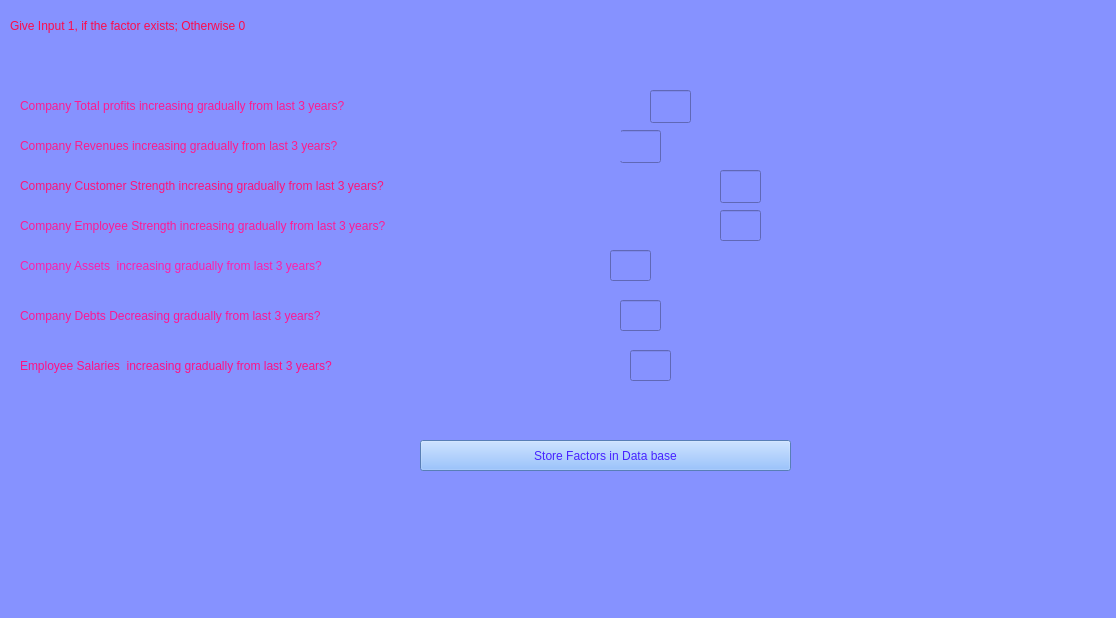
<?xml version="1.0" encoding="UTF-8"?>
<ui version="4.0">
 <class>MainWindow</class>
 <widget class="QMainWindow" name="MainWindow">
  <property name="geometry">
   <rect>
    <x>0</x>
    <y>0</y>
    <width>1116</width>
    <height>618</height>
   </rect>
  </property>
  <property name="windowTitle">
   <string>Company Factors</string>
  </property>
  <property name="styleSheet">
   <string notr="true">background-color: rgb(134, 146, 255);</string>
  </property>
  <widget class="QWidget" name="centralwidget">
   <widget class="QPushButton" name="pushButton">
    <property name="geometry">
     <rect>
      <x>420</x>
      <y>440</y>
      <width>371</width>
      <height>31</height>
     </rect>
    </property>
    <property name="styleSheet">
     <string notr="true">background-color: rgb(255, 28, 130);
color: rgb(77, 61, 255);
background-color: rgb(123, 176, 255);
font: 14pt &quot;MS Shell Dlg 2&quot;;
color: rgb(71, 35, 255);</string>
    </property>
    <property name="text">
     <string>Store Factors in Data base</string>
    </property>
   </widget>
   <widget class="QLineEdit" name="lineEdit_4">
    <property name="geometry">
     <rect>
      <x>620</x>
      <y>130</y>
      <width>41</width>
      <height>33</height>
     </rect>
    </property>
   </widget>
   <widget class="QLabel" name="label_4">
    <property name="geometry">
     <rect>
      <x>20</x>
      <y>130</y>
      <width>601</width>
      <height>31</height>
     </rect>
    </property>
    <property name="styleSheet">
     <string notr="true">color: rgb(255, 26, 137);
font: 14pt &quot;MS Shell Dlg 2&quot;;</string>
    </property>
    <property name="text">
     <string>Company Revenues increasing gradually from last 3 years?</string>
    </property>
   </widget>
   <widget class="QLineEdit" name="lineEdit_5">
    <property name="geometry">
     <rect>
      <x>720</x>
      <y>170</y>
      <width>41</width>
      <height>33</height>
     </rect>
    </property>
   </widget>
   <widget class="QLineEdit" name="lineEdit_6">
    <property name="geometry">
     <rect>
      <x>720</x>
      <y>210</y>
      <width>41</width>
      <height>31</height>
     </rect>
    </property>
   </widget>
   <widget class="QLineEdit" name="lineEdit_7">
    <property name="geometry">
     <rect>
      <x>610</x>
      <y>250</y>
      <width>41</width>
      <height>31</height>
     </rect>
    </property>
   </widget>
   <widget class="QLabel" name="label_6">
    <property name="geometry">
     <rect>
      <x>20</x>
      <y>170</y>
      <width>691</width>
      <height>31</height>
     </rect>
    </property>
    <property name="styleSheet">
     <string notr="true">color: rgb(255, 19, 121);
font: 14pt &quot;MS Shell Dlg 2&quot;;</string>
    </property>
    <property name="text">
     <string>Company Customer Strength increasing gradually from last 3 years?</string>
    </property>
   </widget>
   <widget class="QLabel" name="label_7">
    <property name="geometry">
     <rect>
      <x>20</x>
      <y>210</y>
      <width>691</width>
      <height>31</height>
     </rect>
    </property>
    <property name="styleSheet">
     <string notr="true">color: rgb(255, 25, 148);
font: 14pt &quot;MS Shell Dlg 2&quot;;</string>
    </property>
    <property name="text">
     <string>Company Employee Strength increasing gradually from last 3 years?</string>
    </property>
   </widget>
   <widget class="QLabel" name="label_8">
    <property name="geometry">
     <rect>
      <x>20</x>
      <y>250</y>
      <width>571</width>
      <height>31</height>
     </rect>
    </property>
    <property name="styleSheet">
     <string notr="true">color: rgb(255, 29, 169);
font: 14pt &quot;MS Shell Dlg 2&quot;;</string>
    </property>
    <property name="text">
     <string>Company Assets  increasing gradually from last 3 years?</string>
    </property>
   </widget>
   <widget class="QLineEdit" name="lineEdit_14">
    <property name="geometry">
     <rect>
      <x>650</x>
      <y>90</y>
      <width>41</width>
      <height>33</height>
     </rect>
    </property>
   </widget>
   <widget class="QLabel" name="label_14">
    <property name="geometry">
     <rect>
      <x>20</x>
      <y>90</y>
      <width>621</width>
      <height>31</height>
     </rect>
    </property>
    <property name="styleSheet">
     <string notr="true">color: rgb(255, 25, 144);
font: 14pt &quot;MS Shell Dlg 2&quot;;</string>
    </property>
    <property name="text">
     <string>Company Total profits increasing gradually from last 3 years?</string>
    </property>
   </widget>
   <widget class="QLabel" name="label_9">
    <property name="geometry">
     <rect>
      <x>10</x>
      <y>10</y>
      <width>471</width>
      <height>31</height>
     </rect>
    </property>
    <property name="styleSheet">
     <string notr="true">font: 14pt &quot;MS Shell Dlg 2&quot;;
color: rgb(20, 12, 255);
color: rgb(255, 10, 75);</string>
    </property>
    <property name="text">
     <string>Give Input 1, if the factor exists; Otherwise 0</string>
    </property>
   </widget>
   <widget class="QLabel" name="label_10">
    <property name="geometry">
     <rect>
      <x>20</x>
      <y>300</y>
      <width>581</width>
      <height>31</height>
     </rect>
    </property>
    <property name="styleSheet">
     <string notr="true">color: rgb(255, 21, 146);
font: 14pt &quot;MS Shell Dlg 2&quot;;</string>
    </property>
    <property name="text">
     <string>Company Debts Decreasing gradually from last 3 years?</string>
    </property>
   </widget>
   <widget class="QLineEdit" name="lineEdit_8">
    <property name="geometry">
     <rect>
      <x>620</x>
      <y>300</y>
      <width>41</width>
      <height>31</height>
     </rect>
    </property>
   </widget>
   <widget class="QLineEdit" name="lineEdit_9">
    <property name="geometry">
     <rect>
      <x>630</x>
      <y>350</y>
      <width>41</width>
      <height>31</height>
     </rect>
    </property>
   </widget>
   <widget class="QLabel" name="label_11">
    <property name="geometry">
     <rect>
      <x>20</x>
      <y>350</y>
      <width>591</width>
      <height>31</height>
     </rect>
    </property>
    <property name="styleSheet">
     <string notr="true">color: rgb(255, 16, 132);
font: 14pt &quot;MS Shell Dlg 2&quot;;</string>
    </property>
    <property name="text">
     <string>Employee Salaries  increasing gradually from last 3 years?</string>
    </property>
   </widget>
  </widget>
  <widget class="QStatusBar" name="statusbar"/>
 </widget>
 <resources/>
 <connections/>
</ui>
